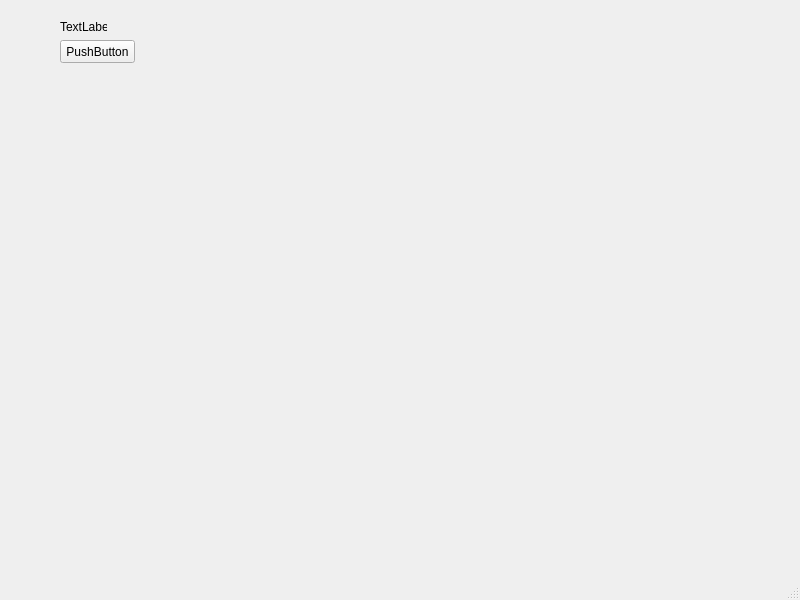
<?xml version="1.0" encoding="UTF-8"?>
<ui version="4.0">
 <class>MainWindow</class>
 <widget class="QMainWindow" name="MainWindow">
  <property name="geometry">
   <rect>
    <x>0</x>
    <y>0</y>
    <width>800</width>
    <height>600</height>
   </rect>
  </property>
  <property name="windowTitle">
   <string>MainWindow</string>
  </property>
  <widget class="QWidget" name="centralwidget">
   <widget class="QPushButton" name="pushButton">
    <property name="geometry">
     <rect>
      <x>60</x>
      <y>40</y>
      <width>75</width>
      <height>23</height>
     </rect>
    </property>
    <property name="text">
     <string>PushButton</string>
    </property>
   </widget>
   <widget class="QLabel" name="label">
    <property name="geometry">
     <rect>
      <x>60</x>
      <y>20</y>
      <width>47</width>
      <height>13</height>
     </rect>
    </property>
    <property name="text">
     <string>TextLabel</string>
    </property>
   </widget>
  </widget>
  <widget class="QMenuBar" name="menubar">
   <property name="geometry">
    <rect>
     <x>0</x>
     <y>0</y>
     <width>800</width>
     <height>21</height>
    </rect>
   </property>
  </widget>
  <widget class="QStatusBar" name="statusbar"/>
 </widget>
 <resources/>
 <connections>
  <connection>
   <sender>pushButton</sender>
   <signal>clicked()</signal>
   <receiver>label</receiver>
   <slot>clear()</slot>
   <hints>
    <hint type="sourcelabel">
     <x>101</x>
     <y>63</y>
    </hint>
    <hint type="destinationlabel">
     <x>95</x>
     <y>53</y>
    </hint>
   </hints>
  </connection>
 </connections>
 <slots>
  <signal>clicked()</signal>
 </slots>
</ui>
